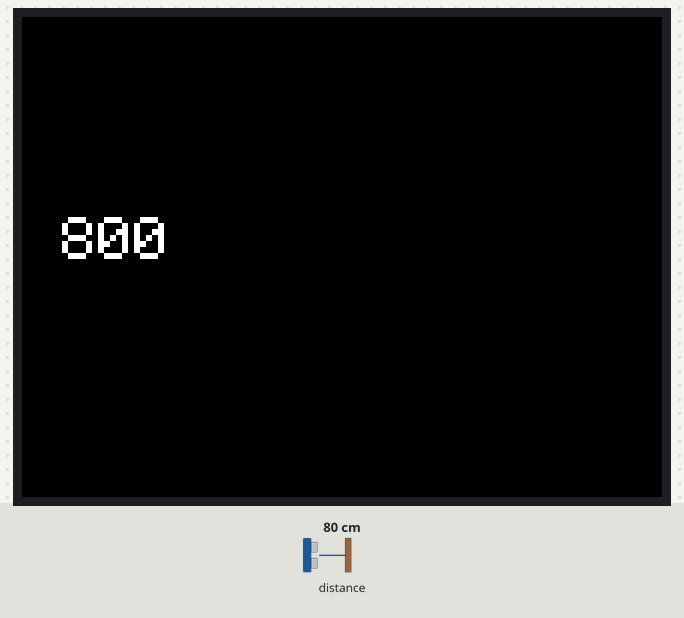
A sketch run on a simulated ESP32. Parts: 320×240 colour display. The test bench sets the inputs (shaded band); at power-on: distance to the obstacle 80 cm. What the sketch prints to the serial monitor is not drawn.

Above: at 1.4 s.
1.5 s: distance to the obstacle set to 2 cm
At 2.6 s:
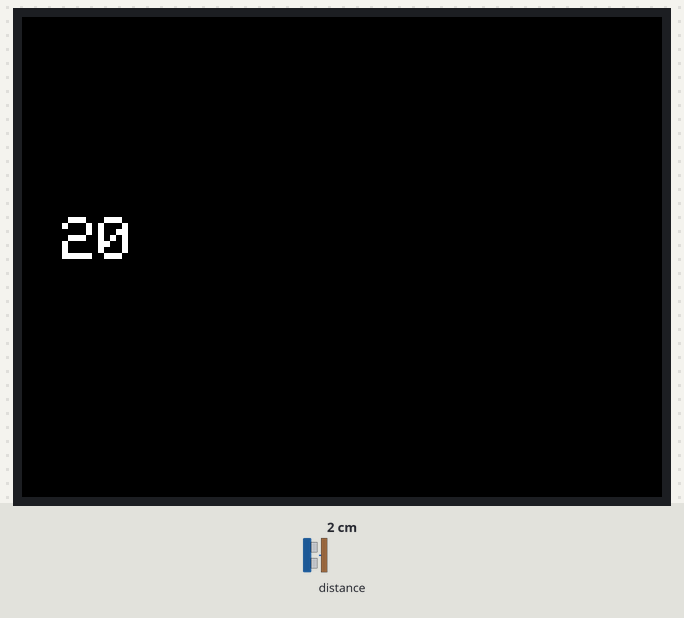
4.5 s: distance to the obstacle set to 4 cm
At 5.8 s:
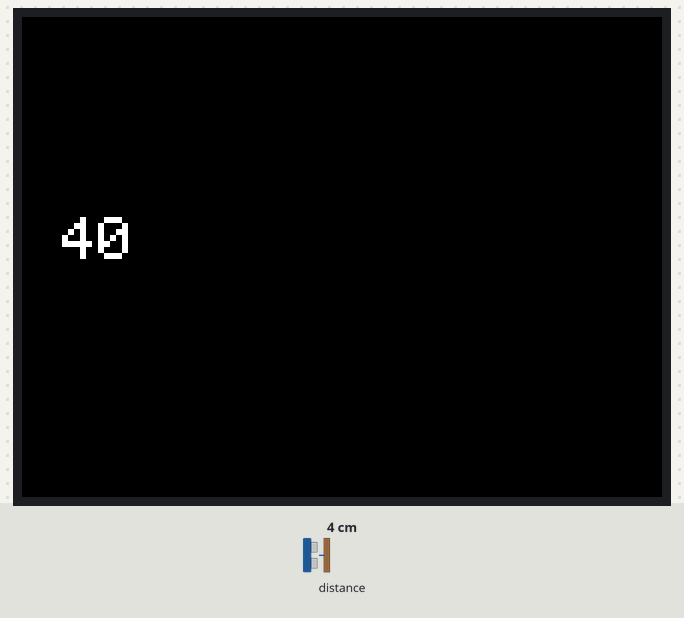
6.2 s: distance to the obstacle set to 9 cm
At 7.8 s:
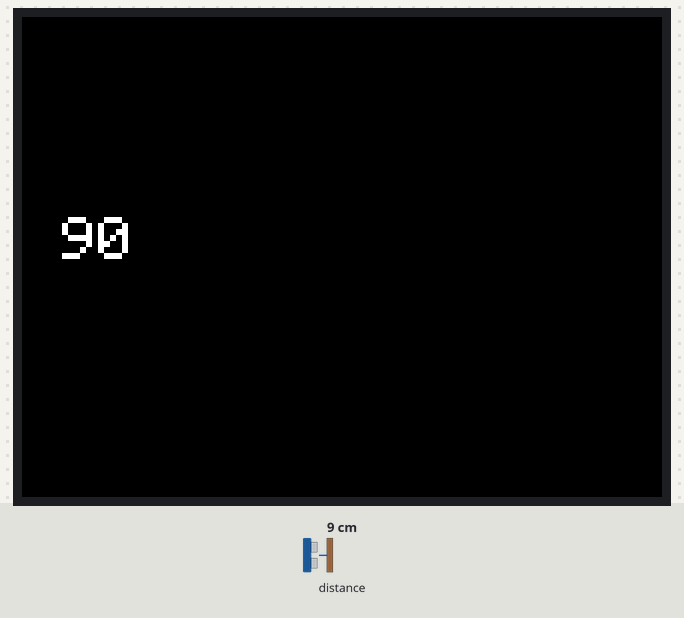
Timing chart, 0 to 9.3 s (numbered marks = the images above; inputs shaded):
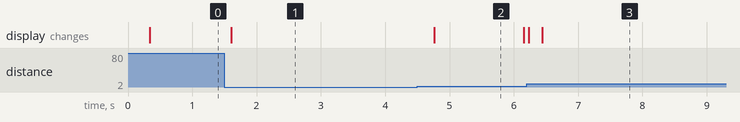

The sketch:

sketch_jul4d.ino
```cpp
#include <M5Unified.h>
#include <Wire.h>
#include <VL53L0X.h>

VL53L0X tof;

void setup() {
  auto cfg = M5.config();
  M5.begin(cfg);
  Wire.begin();
  Serial.begin(115200); // シリアル通信を115200のボーレートで開始

  M5.Display.setRotation(1);
  M5.Display.fillScreen(BLACK);
  M5.Display.setTextSize(3);
  M5.Display.setTextColor(WHITE);

  tof.setTimeout(500);

  if (!tof.init()) {
    M5.Display.fillScreen(RED);
    M5.Display.setCursor(20, 20);
    M5.Display.println("ToF Error");
    while (1);
  }

  tof.startContinuous();
}

void loop() {
  // --- 距離を取得 ---
  uint16_t distance = tof.readRangeContinuousMillimeters();

  M5.Display.fillScreen(BLACK);
  M5.Display.setCursor(20, 100);
  M5.Display.println(distance); // 距離をM5の画面に表示

  Serial.println(distance); // 距離をUSBシリアル通信でProcessingへ送信

  delay(100);
}
```

Measured:
- after the input at 1.5 s, the display: changes after 0.10 s (image 1)
- after the input at 4.5 s, the display: changes after 0.26 s (image 2)
- after the input at 6.2 s, the display: first differs from a run without the input after 0.24 s (image 3)
- what the display in image 2 shows lasts 1.4 s, from 4.8 s to 6.2 s
